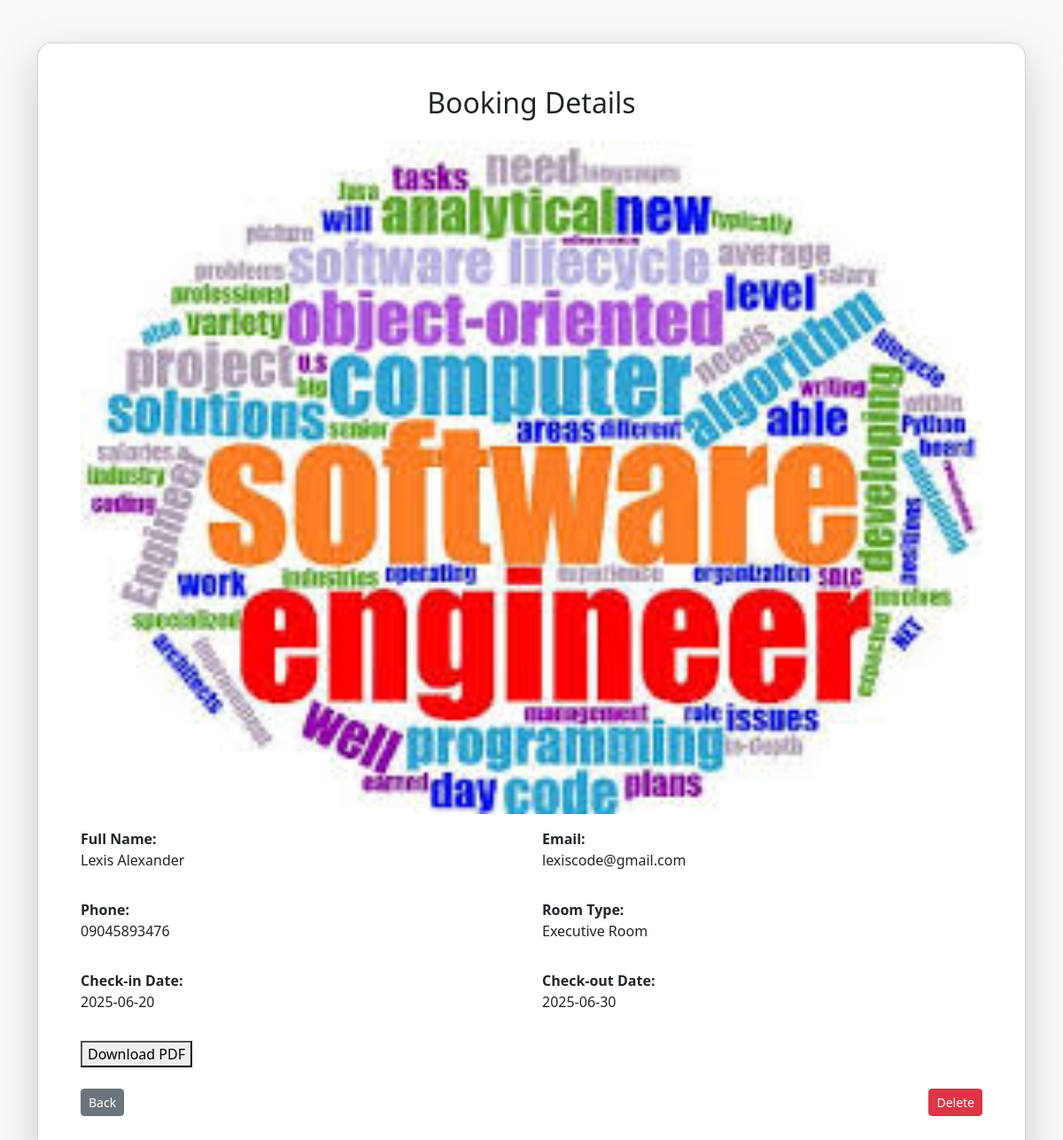
Before: /show.php?id=12 (signed in) with the older database file.
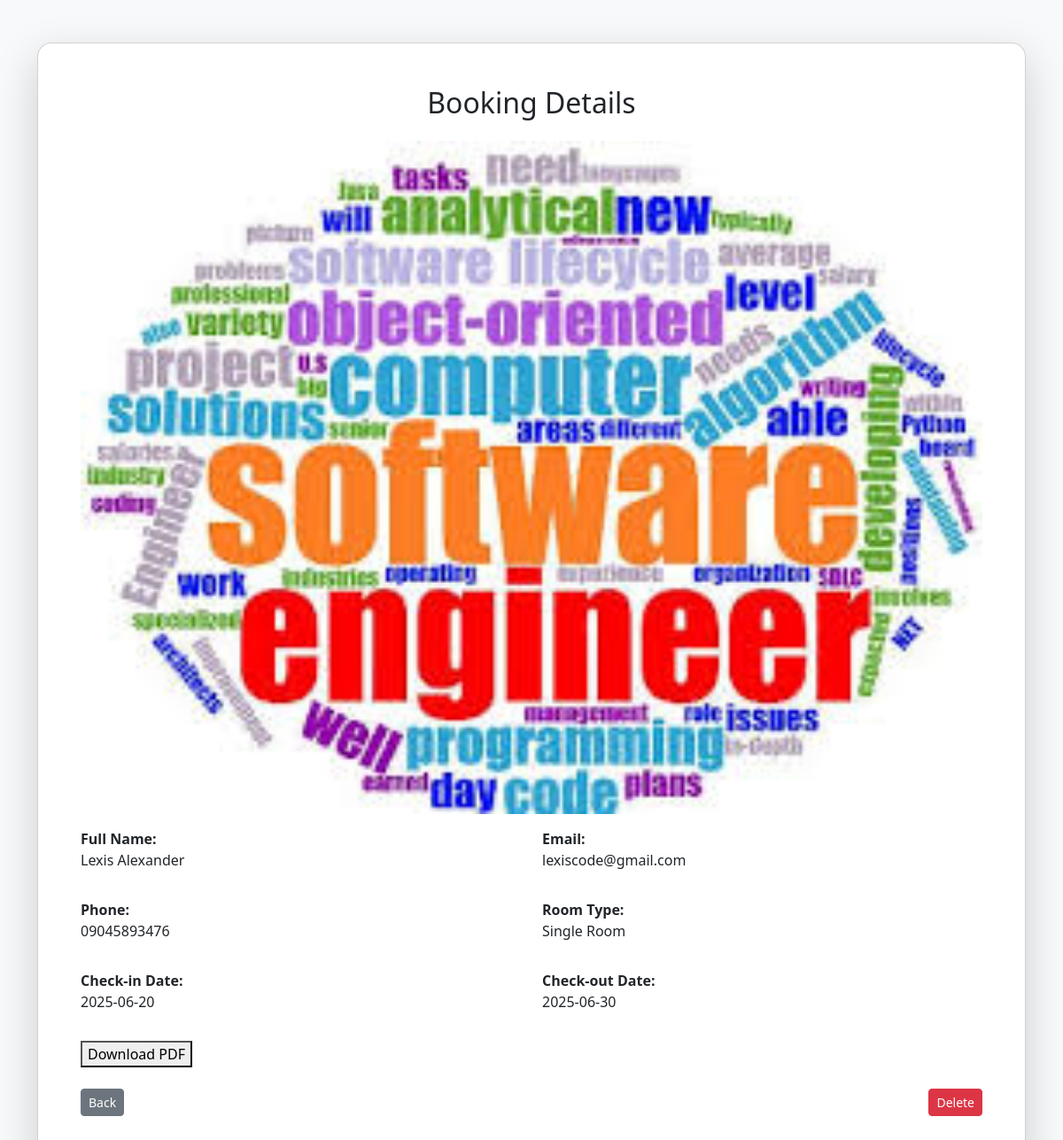
After: the same page with the newer database file.
### tables this page shows
CREATE TABLE `booking_records` (
  `id` int(11) NOT NULL,
  `full_name` varchar(255) NOT NULL,
  `email` varchar(255) NOT NULL,
  `phone_number` varchar(11) NOT NULL,
  `room_type` varchar(255) NOT NULL,
  `check_in_date` date NOT NULL,
  `check_out_date` date NOT NULL,
  `image_file` varchar(255) NOT NULL
);

### includes/get_booking_record_id.php (called while the page is built)
<?php
function getBookingRecordById($conn, $id)
{
    $sql = "SELECT * FROM booking_records WHERE id = ?";
    $stmt = mysqli_prepare($conn, $sql);
    mysqli_stmt_bind_param($stmt, 'i', $id);
    mysqli_stmt_execute($stmt);
    $get_result = mysqli_stmt_get_result($stmt);
    $data = mysqli_fetch_assoc($get_result);
    return $data;
}

### show.php (the view, shortened to what this page needs)
<?php
require_once "includes/db_connect.php";
require_once "includes/get_booking_record_id.php";
$id = $_GET['id'];
$conn = connectDB();
$data = getBookingRecordById($conn, $id);
?>
<!DOCTYPE html>
<html lang="en">
<head>
  <link href="https://cdn.jsdelivr.net/npm/bootstrap@5.3.6/dist/css/bootstrap.min.css" rel="stylesheet" />
</head>
<body class="bg-light">
  <div class="container py-5">
    <div class="card shadow-lg rounded-4">
      <div class="card-body p-5">
        <h2 class="text-center mb-4">Booking Details</h2>
        <div class="row mb-3">
          <img src="http://localhost/Hotel_Booking_Management_System/uploads/<?= htmlspecialchars($data['image_file']) ?>" alt="">
        </div>
        <div class="row mb-3">
          <div class="col-md-6">
            <strong>Full Name:</strong>
            <p><?= htmlspecialchars($data['full_name']) ?></p>
          </div>
          <div class="col-md-6">
            <strong>Email:</strong>
            <p><?= htmlspecialchars($data['email']) ?></p>
          </div>
        </div>
        <div class="row mb-3">
          <div class="col-md-6">
            <strong>Phone:</strong>
            <p><?= htmlspecialchars($data['phone_number']) ?></p>
          </div>
          <div class="col-md-6">
            <strong>Room Type:</strong>
            <p><?= htmlspecialchars($data['room_type']) ?></p>
          </div>
        </div>
        <div class="row mb-3">
          <div class="col-md-6">
            <strong>Check-in Date:</strong>
            <p><?= htmlspecialchars($data['check_in_date']) ?></p>
          </div>
          <div class="col-md-6">
            <strong>Check-out Date:</strong>
            <p><?= htmlspecialchars($data['check_out_date']) ?></p>
          </div>
        </div>
        <div class="row mb-3">
          <div class="col-md-6">
            <form method="POST">
              <button type="submit" name="download">Download PDF</button>
            </form>
          </div>
          <div class="d-flex justify-content-between mt-4">
            <a href="index_records.php" class="btn btn-secondary btn-sm">Back</a>
            <a href="delete.php?id=<?= $id ?>" class="btn btn-danger btn-sm">Delete</a>
          </div>
        </div>
      </div>
    </div>
</body>
</html>

Changed rows visible on the page:
changed booking_records "Lexis Alexander": room_type "Executive Room" → "Single Room"
